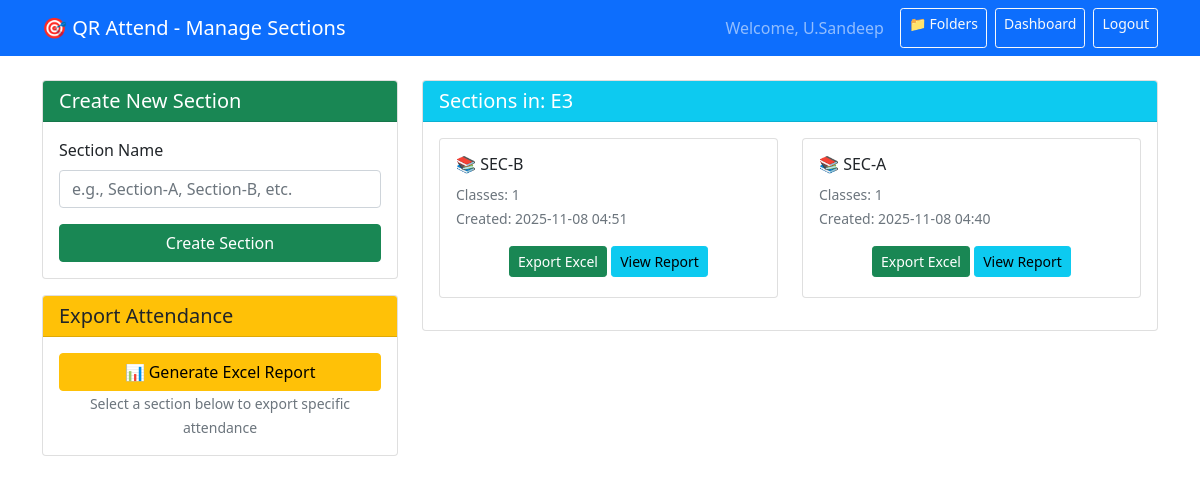
/teacher/folder/4/sections (signed in), run on the app's committed database.
### tables this page shows
CREATE TABLE folders
                 (id INTEGER PRIMARY KEY AUTOINCREMENT,
                  name TEXT NOT NULL,
                  teacher_id INTEGER NOT NULL,
                  created_at TIMESTAMP DEFAULT CURRENT_TIMESTAMP,
                  FOREIGN KEY (teacher_id) REFERENCES users (id));

CREATE TABLE sections
                 (id INTEGER PRIMARY KEY AUTOINCREMENT,
                  name TEXT NOT NULL,
                  folder_id INTEGER NOT NULL,
                  created_at TIMESTAMP DEFAULT CURRENT_TIMESTAMP,
                  FOREIGN KEY (folder_id) REFERENCES folders (id));

### app.py (the view)
@app.route('/teacher/folder/<int:folder_id>/sections')
@login_required(role='teacher')
def manage_sections(folder_id):
    teacher_id = session['user_id']
    conn = get_db_connection()
    folder = conn.execute('SELECT * FROM folders WHERE id = ? AND teacher_id = ?',
                         (folder_id, teacher_id)).fetchone()
    if not folder:
        flash('Folder not found!', 'error')
        return redirect(url_for('manage_folders'))
    sections = conn.execute('''
        SELECT s.*, COUNT(c.id) as class_count
        FROM sections s
        LEFT JOIN classes c ON s.id = c.section_id
        WHERE s.folder_id = ?
        GROUP BY s.id
        ORDER BY s.created_at DESC
    ''', (folder_id,)).fetchall()
    conn.close()
    return render_template('manage_sections.html', folder=folder, sections=sections)

### app.py (called while the page is built)
def get_db_connection():
    conn = sqlite3.connect(app.config['DATABASE'])
    conn.row_factory = sqlite3.Row
    return conn

def login_required(role=None):
    def decorator(f):
        from functools import wraps
        @wraps(f)
        def decorated_function(*args, **kwargs):
            if 'user_id' not in session:
                return redirect(url_for('login'))
            if role and session.get('role') != role:
                flash('Access denied!', 'error')
                return redirect(url_for('index'))
            return f(*args, **kwargs)
        return decorated_function
    return decorator

### templates/manage_sections.html (shortened to what this page needs)
<!DOCTYPE html>
<html lang="en">
<head>
    <link href="https://cdn.jsdelivr.net/npm/bootstrap@5.1.3/dist/css/bootstrap.min.css" rel="stylesheet">
</head>
<body>
    <nav class="navbar navbar-expand-lg navbar-dark bg-primary">
        <div class="container">
            <a class="navbar-brand" href="#">🎯 QR Attend - Manage Sections</a>
            <div class="navbar-nav ms-auto">
                <span class="navbar-text me-3">Welcome, {{ session.name }}</span>
                <a class="btn btn-outline-light btn-sm me-2" href="{{ url_for('manage_folders') }}">📁 Folders</a>
                <a class="btn btn-outline-light btn-sm me-2" href="{{ url_for('teacher_dashboard') }}">Dashboard</a>
                <a class="btn btn-outline-light btn-sm" href="{{ url_for('logout') }}">Logout</a>
            </div>
        </div>
    </nav>
    <div class="container mt-4">
        <div class="row">
            <div class="col-md-4">
                <div class="card">
                    <div class="card-header bg-success text-white">
                        <h5 class="mb-0">Create New Section</h5>
                    </div>
                    <div class="card-body">
                        <form method="POST" action="{{ url_for('create_section', folder_id=folder.id) }}">
                            <div class="mb-3">
                                <label class="form-label">Section Name</label>
                                <input type="text" name="section_name" class="form-control" placeholder="e.g., Section-A, Section-B, etc." required>
                            </div>
                            <button type="submit" class="btn btn-success w-100">Create Section</button>
                        </form>
                    </div>
                </div>
                <div class="card mt-3">
                    <div class="card-header bg-warning text-dark">
                        <h5 class="mb-0">Export Attendance</h5>
                    </div>
                    <div class="card-body text-center">
                        <a href="{{ url_for('export_attendance', folder_id=folder.id, section_id=0) }}"
                           class="btn btn-warning w-100" onclick="return confirm('Please select a specific section to export')">
                            📊 Generate Excel Report
                        </a>
                        <small class="text-muted">Select a section below to export specific attendance</small>
                    </div>
                </div>
            </div>
            <div class="col-md-8">
                <div class="card">
                    <div class="card-header bg-info text-white">
                        <h5 class="mb-0">Sections in: {{ folder.name }}</h5>
                    </div>
                    <div class="card-body">
                        {% if sections %}
                            <div class="row">
                                {% for section in sections %}
                                <div class="col-md-6 mb-3">
                                    <div class="card">
                                        <div class="card-body">
                                            <h6 class="card-title">📚 {{ section.name }}</h6>
                                            <p class="card-text">
                                                <small class="text-muted">Classes: {{ section.class_count }}</small><br>
                                                <small class="text-muted">Created: {{ section.created_at[:16] }}</small>
                                            </p>
                                            <div class="text-center">
                                                <a href="{{ url_for('export_attendance', folder_id=folder.id, section_id=section.id) }}"
                                                   class="btn btn-success btn-sm mb-1">Export Excel</a>
                                                <a href="{{ url_for('view_section_report', folder_id=folder.id, section_id=section.id) }}"
                                                   class="btn btn-info btn-sm mb-1">View Report</a>
                                            </div>
                                        </div>
                                    </div>
                                </div>
                                {% endfor %}
                            </div>
                        {% else %}
                            <p class="text-muted text-center">No sections created in this folder yet.</p>
                        {% endif %}
                    </div>
                </div>
            </div>
        </div>
    </div>
</body>
</html>

### data on the page
folders: name "E3"
sections: name "SEC-B", class_count "1", created_at "2025-11-08 04:51"
sections: name "SEC-A", class_count "1", created_at "2025-11-08 04:40"

### other printed values
{{ session.name }} "U.Sandeep"
